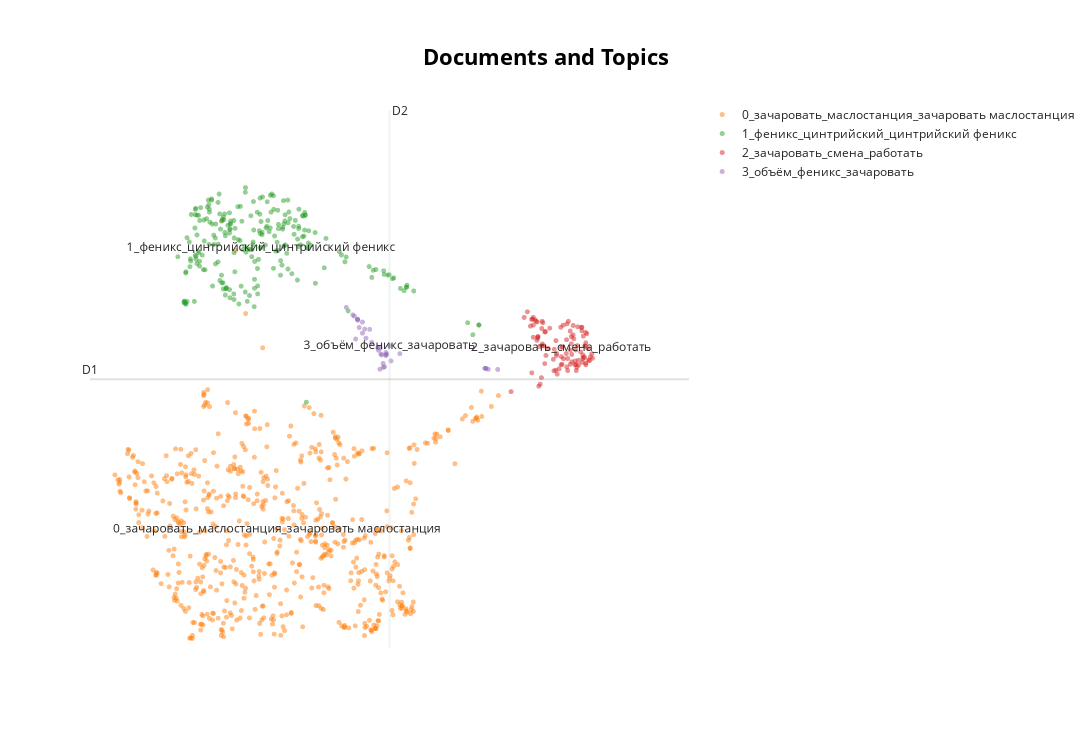

Notebook cell for this chart:
### Code cell
fig = tengine.model.visualize_documents(edited)
fig.show()
